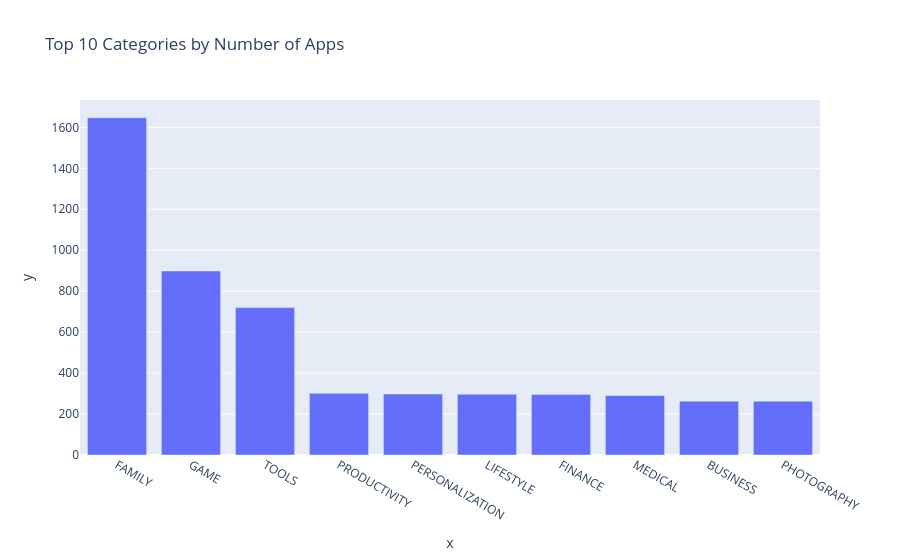

Notebook cell for this chart:
### Markdown cell above
## Step 8: Categories with the most apps

### Code cell
charts.top10_categories_bar(df).show()

### Figure 1 — Plotly figure (JSON) as saved in the notebook; plotly's stock layout.template omitted (floating-point values rounded to 4 significant figures)
{"data": [{"hovertemplate": "x=%{x}<br>y=%{y}<extra></extra>", "legendgroup": "", "marker": {"color": "#636efa", "pattern": {"shape": ""}}, "name": "", "orientation": "v", "showlegend": false, "textposition": "auto", "type": "bar", "x": ["FAMILY", "GAME", "TOOLS", "PRODUCTIVITY", "PERSONALIZATION", "LIFESTYLE", "FINANCE", "MEDICAL", "BUSINESS", "PHOTOGRAPHY"], "xaxis": "x", "y": [1647, 899, 720, 301, 298, 297, 296, 291, 263, 263], "yaxis": "y"}], "layout": {"barmode": "relative", "legend": {"tracegroupgap": 0}, "title": {"text": "Top 10 Categories by Number of Apps"}, "xaxis": {"anchor": "y", "domain": [0, 1], "title": {"text": "x"}}, "yaxis": {"anchor": "x", "domain": [0, 1], "title": {"text": "y"}}}}
